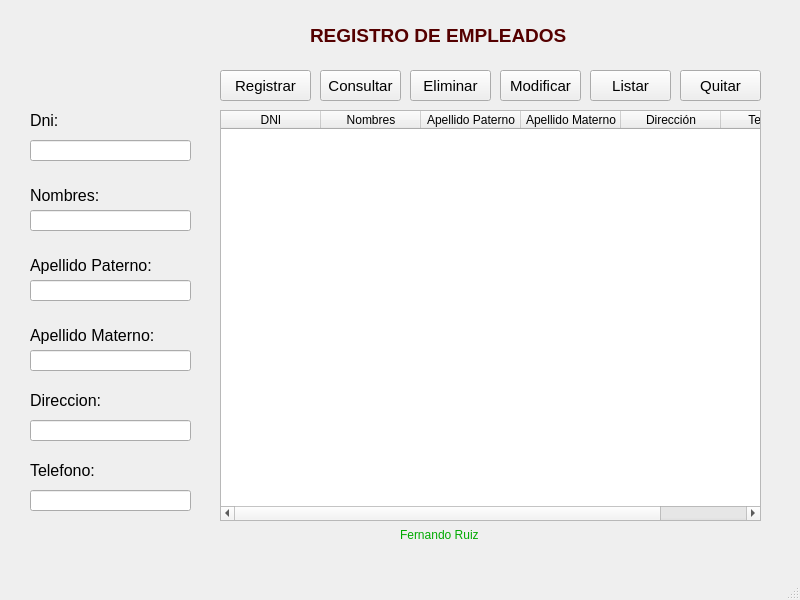
<?xml version="1.0" encoding="UTF-8"?>
<ui version="4.0">
 <class>MainWindow</class>
 <widget class="QMainWindow" name="MainWindow">
  <property name="geometry">
   <rect>
    <x>0</x>
    <y>0</y>
    <width>800</width>
    <height>600</height>
   </rect>
  </property>
  <property name="windowTitle">
   <string>MainWindow</string>
  </property>
  <widget class="QWidget" name="centralwidget">
   <widget class="QLineEdit" name="txtNombres">
    <property name="geometry">
     <rect>
      <x>30</x>
      <y>210</y>
      <width>161</width>
      <height>21</height>
     </rect>
    </property>
   </widget>
   <widget class="QLabel" name="label_6">
    <property name="geometry">
     <rect>
      <x>30</x>
      <y>390</y>
      <width>101</width>
      <height>21</height>
     </rect>
    </property>
    <property name="font">
     <font>
      <family>Arial</family>
     </font>
    </property>
    <property name="text">
     <string>&lt;html&gt;&lt;head/&gt;&lt;body&gt;&lt;p&gt;&lt;span style=&quot; font-size:12pt;&quot;&gt;Direccion:&lt;/span&gt;&lt;/p&gt;&lt;/body&gt;&lt;/html&gt;</string>
    </property>
   </widget>
   <widget class="QLabel" name="label_5">
    <property name="geometry">
     <rect>
      <x>30</x>
      <y>320</y>
      <width>171</width>
      <height>31</height>
     </rect>
    </property>
    <property name="font">
     <font>
      <family>Arial</family>
     </font>
    </property>
    <property name="text">
     <string>&lt;html&gt;&lt;head/&gt;&lt;body&gt;&lt;p&gt;&lt;span style=&quot; font-size:12pt;&quot;&gt;Apellido Materno:&lt;/span&gt;&lt;/p&gt;&lt;/body&gt;&lt;/html&gt;</string>
    </property>
   </widget>
   <widget class="QLabel" name="label_7">
    <property name="geometry">
     <rect>
      <x>30</x>
      <y>460</y>
      <width>101</width>
      <height>21</height>
     </rect>
    </property>
    <property name="font">
     <font>
      <family>Arial</family>
     </font>
    </property>
    <property name="text">
     <string>&lt;html&gt;&lt;head/&gt;&lt;body&gt;&lt;p&gt;&lt;span style=&quot; font-size:12pt;&quot;&gt;Telefono:&lt;/span&gt;&lt;/p&gt;&lt;/body&gt;&lt;/html&gt;</string>
    </property>
   </widget>
   <widget class="QLabel" name="label_2">
    <property name="geometry">
     <rect>
      <x>30</x>
      <y>110</y>
      <width>51</width>
      <height>21</height>
     </rect>
    </property>
    <property name="font">
     <font>
      <family>Arial</family>
      <weight>50</weight>
      <bold>false</bold>
     </font>
    </property>
    <property name="text">
     <string>&lt;html&gt;&lt;head/&gt;&lt;body&gt;&lt;p&gt;&lt;span style=&quot; font-size:12pt;&quot;&gt;Dni:&lt;/span&gt;&lt;/p&gt;&lt;/body&gt;&lt;/html&gt;</string>
    </property>
   </widget>
   <widget class="QPushButton" name="btnModificar">
    <property name="geometry">
     <rect>
      <x>500</x>
      <y>70</y>
      <width>81</width>
      <height>31</height>
     </rect>
    </property>
    <property name="font">
     <font>
      <pointsize>11</pointsize>
      <weight>50</weight>
      <bold>false</bold>
     </font>
    </property>
    <property name="text">
     <string>Modificar</string>
    </property>
   </widget>
   <widget class="QLabel" name="label_3">
    <property name="geometry">
     <rect>
      <x>30</x>
      <y>180</y>
      <width>101</width>
      <height>31</height>
     </rect>
    </property>
    <property name="font">
     <font>
      <family>Arial</family>
      <weight>50</weight>
      <bold>false</bold>
     </font>
    </property>
    <property name="text">
     <string>&lt;html&gt;&lt;head/&gt;&lt;body&gt;&lt;p&gt;&lt;span style=&quot; font-size:12pt;&quot;&gt;Nombres:&lt;/span&gt;&lt;/p&gt;&lt;/body&gt;&lt;/html&gt;</string>
    </property>
   </widget>
   <widget class="QLineEdit" name="txtApellidoPaterno">
    <property name="geometry">
     <rect>
      <x>30</x>
      <y>280</y>
      <width>161</width>
      <height>21</height>
     </rect>
    </property>
   </widget>
   <widget class="QLabel" name="label_8">
    <property name="geometry">
     <rect>
      <x>310</x>
      <y>25</y>
      <width>331</width>
      <height>21</height>
     </rect>
    </property>
    <property name="font">
     <font>
      <family>Arial</family>
      <pointsize>14</pointsize>
      <weight>75</weight>
      <bold>true</bold>
     </font>
    </property>
    <property name="styleSheet">
     <string notr="true">color: rgb(85, 0, 0);</string>
    </property>
    <property name="text">
     <string>REGISTRO DE EMPLEADOS</string>
    </property>
   </widget>
   <widget class="QLineEdit" name="txtApellidoMaterno">
    <property name="geometry">
     <rect>
      <x>30</x>
      <y>350</y>
      <width>161</width>
      <height>21</height>
     </rect>
    </property>
   </widget>
   <widget class="QLabel" name="label_4">
    <property name="geometry">
     <rect>
      <x>30</x>
      <y>250</y>
      <width>161</width>
      <height>31</height>
     </rect>
    </property>
    <property name="font">
     <font>
      <family>Arial</family>
     </font>
    </property>
    <property name="text">
     <string>&lt;html&gt;&lt;head/&gt;&lt;body&gt;&lt;p&gt;&lt;span style=&quot; font-size:12pt;&quot;&gt;Apellido Paterno:&lt;/span&gt;&lt;/p&gt;&lt;/body&gt;&lt;/html&gt;</string>
    </property>
   </widget>
   <widget class="QPushButton" name="btnRegistrar">
    <property name="geometry">
     <rect>
      <x>220</x>
      <y>70</y>
      <width>91</width>
      <height>31</height>
     </rect>
    </property>
    <property name="font">
     <font>
      <pointsize>11</pointsize>
      <weight>50</weight>
      <bold>false</bold>
     </font>
    </property>
    <property name="text">
     <string>Registrar</string>
    </property>
   </widget>
   <widget class="QPushButton" name="btnListar">
    <property name="geometry">
     <rect>
      <x>590</x>
      <y>70</y>
      <width>81</width>
      <height>31</height>
     </rect>
    </property>
    <property name="font">
     <font>
      <pointsize>11</pointsize>
      <weight>50</weight>
      <bold>false</bold>
     </font>
    </property>
    <property name="text">
     <string>Listar</string>
    </property>
   </widget>
   <widget class="QLineEdit" name="txtDireccion">
    <property name="geometry">
     <rect>
      <x>30</x>
      <y>420</y>
      <width>161</width>
      <height>21</height>
     </rect>
    </property>
   </widget>
   <widget class="QPushButton" name="btnQuitar">
    <property name="geometry">
     <rect>
      <x>680</x>
      <y>70</y>
      <width>81</width>
      <height>31</height>
     </rect>
    </property>
    <property name="font">
     <font>
      <pointsize>11</pointsize>
      <weight>50</weight>
      <bold>false</bold>
     </font>
    </property>
    <property name="text">
     <string>Quitar</string>
    </property>
   </widget>
   <widget class="QPushButton" name="btnConsultar">
    <property name="geometry">
     <rect>
      <x>320</x>
      <y>70</y>
      <width>81</width>
      <height>31</height>
     </rect>
    </property>
    <property name="font">
     <font>
      <pointsize>11</pointsize>
      <weight>50</weight>
      <bold>false</bold>
     </font>
    </property>
    <property name="text">
     <string>Consultar</string>
    </property>
   </widget>
   <widget class="QLineEdit" name="txtTelefono">
    <property name="geometry">
     <rect>
      <x>30</x>
      <y>490</y>
      <width>161</width>
      <height>21</height>
     </rect>
    </property>
   </widget>
   <widget class="QPushButton" name="btnEliminar">
    <property name="geometry">
     <rect>
      <x>410</x>
      <y>70</y>
      <width>81</width>
      <height>31</height>
     </rect>
    </property>
    <property name="font">
     <font>
      <pointsize>11</pointsize>
      <weight>50</weight>
      <bold>false</bold>
     </font>
    </property>
    <property name="text">
     <string>Eliminar</string>
    </property>
   </widget>
   <widget class="QTableWidget" name="tblEmpleados">
    <property name="geometry">
     <rect>
      <x>220</x>
      <y>110</y>
      <width>541</width>
      <height>411</height>
     </rect>
    </property>
    <column>
     <property name="text">
      <string>DNI</string>
     </property>
    </column>
    <column>
     <property name="text">
      <string>Nombres</string>
     </property>
    </column>
    <column>
     <property name="text">
      <string>Apellido Paterno</string>
     </property>
    </column>
    <column>
     <property name="text">
      <string>Apellido Materno</string>
     </property>
    </column>
    <column>
     <property name="text">
      <string>Dirección</string>
     </property>
    </column>
    <column>
     <property name="text">
      <string>Teléfono</string>
     </property>
    </column>
   </widget>
   <widget class="QLineEdit" name="txtDni">
    <property name="geometry">
     <rect>
      <x>30</x>
      <y>140</y>
      <width>161</width>
      <height>21</height>
     </rect>
    </property>
   </widget>
   <widget class="QLabel" name="label_9">
    <property name="geometry">
     <rect>
      <x>400</x>
      <y>520</y>
      <width>101</width>
      <height>31</height>
     </rect>
    </property>
    <property name="styleSheet">
     <string notr="true">color: green;
</string>
    </property>
    <property name="text">
     <string>&lt;html&gt;&lt;head/&gt;&lt;body&gt;&lt;p&gt;&lt;span style=&quot; color:#00aa00;&quot;&gt;Fernando Ruiz&lt;/span&gt;&lt;/p&gt;&lt;/body&gt;&lt;/html&gt;</string>
    </property>
   </widget>
  </widget>
  <widget class="QMenuBar" name="menubar">
   <property name="geometry">
    <rect>
     <x>0</x>
     <y>0</y>
     <width>800</width>
     <height>26</height>
    </rect>
   </property>
  </widget>
  <widget class="QStatusBar" name="statusbar"/>
 </widget>
 <resources/>
 <connections/>
</ui>
